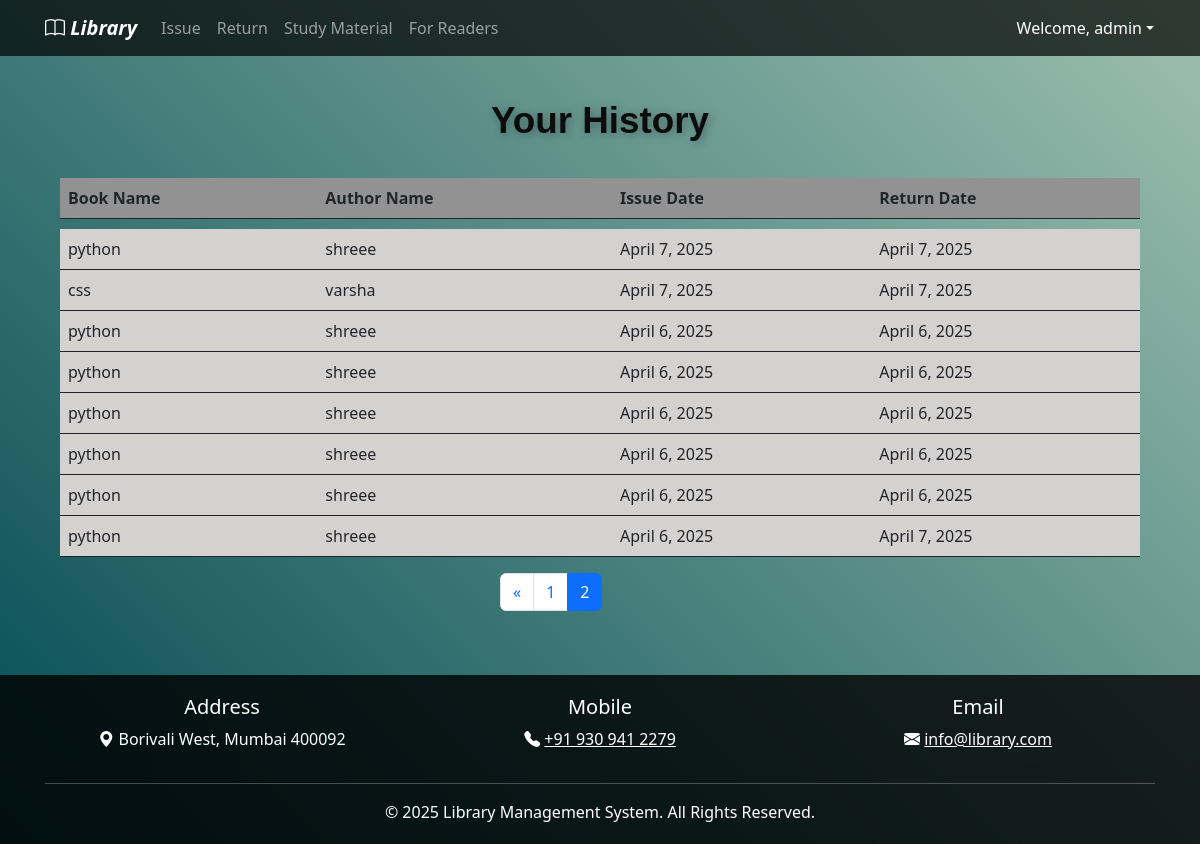
/history?page=2 (signed in), run on the app's committed database.
### elibrary_app/models.py (models this page shows, shortened)
class IssuedItem(models.Model):
    book = models.ForeignKey(Book, on_delete=models.CASCADE)
    user = models.ForeignKey(User, on_delete=models.CASCADE)
    issue_date = models.DateField(default=date.today)
    expected_return_date=models.DateField()
    return_date = models.DateField(blank=True, null=True)
    @property
    def book_name(self):
        return self.book.book_name

class Book(models.Model):
    book_name = models.CharField(max_length=150)
    author_name = models.CharField(max_length=200)
    quantity = models.IntegerField(default=1)
    subject = models.CharField(max_length=2000)
    book_add_time = models.DateTimeField(default=timezone.now)  # Changed to DateTimeField for both date and time
    book_add_date = models.DateField(default=date.today)
    class Meta:
        constraints = [
            models.UniqueConstraint(fields=["book_name", "author_name"], name="unique_book_author")  # Replaced unique_together with UniqueConstraint
        ]

### elibrary_app/views.py (the view)
# urls.py: path("history", views.history, name="history"),  # History page for issued book
@login_required(login_url=reverse_lazy("login"))
def history(request):
    my_items = IssuedItem.objects.filter(user_id=request.user).order_by("-issue_date")
    paginator = Paginator(my_items, 10)
    page_number = request.GET.get("page")
    page_obj = paginator.get_page(page_number)
    return render(request, "history.html", {"books": page_obj})

### elibrary_app/templates/history.html (shortened to what this page needs)
{% extends 'base.html' %}
{% load static %}
{% block content %}
<div class="container mt-4">
    <div class="col-md-12">
        <div class="library-title">
            <span class="word">Your</span>
            <span class="word">History</span>
        </div>
    </div>
</div>
<div class="container">
    <table class="table" style="border: none;">
        <thead class="thead-dark">
            <tr style="background-color: rgb(146, 146, 146);">
                <th scope="col">Book Name</th>
                <th scope="col">Author Name</th>
                <th scope="col">Issue Date</th>
                <th scope="col">Return Date</th>
            </tr>
        </thead>
        <tr style="height: 10px;"></tr>
        <tbody >
            {% for book in books %}
            <tr style="background-color: rgb(212, 209, 209);">
                <td>{{ book.book_name }}</td>
                <td>{{ book.book.author_name }}</td>
                <td>{{ book.issue_date }}</td>
                <td>{{ book.return_date }}</td>
            </tr>
            {% empty %}
            <tr>
                <td colspan="4">No history found.</td>
            </tr>
            {% endfor %}
        </tbody>
    </table>
</div>
<div class="mx-auto" style="width: 200px">
    <nav aria-label="...">
        <ul class="pagination ms-10">
            {% if books.has_previous %}
            <li class="page-item">
                <a class="page-link" href="?page={{ books.previous_page_number }}" tabindex="-1">&laquo;</a>
            </li>
            {% endif %}
            {% for i in books.paginator.page_range %}
            <li class="page-item {% if books.number == i %}active{% endif %}">
                <a class="page-link" href="?page={{ i }}">{{ i }}</a>
            </li>
            {% endfor %}
        </ul>
    </nav>
</div>
{% endblock %}

### elibrary_app/templates/base.html (shortened to what this page needs)
{% load static %}
<!DOCTYPE html>
<html lang="en">
<head>
   <link rel="stylesheet" type="text/css" href="{% static 'css/style.css' %}">
   <link href="https://cdn.jsdelivr.net/npm/bootstrap@5.2.3/dist/css/bootstrap.min.css" rel="stylesheet">
   <link rel="stylesheet" href="https://cdn.jsdelivr.net/npm/bootstrap-icons/font/bootstrap-icons.css">
</head>
<body>
   <nav class="navbar navbar-expand-lg navbar-dark">
       <div class="container">
           <a class="navbar-brand" href="{% url 'home' %}"><i class="bi bi-book"></i>&nbsp;<i>Library</i></a>
           <div class="collapse navbar-collapse" id="navbarNav">
               <ul class="navbar-nav me-auto">
                   {% if user.is_authenticated %}
                   <li class="nav-item"><a class="nav-link" href="{% url 'issue_item' %}">Issue</a></li>
                   <li class="nav-item"><a class="nav-link" href="{% url 'return_item' %}">Return</a></li>
                   <li class="nav-item"><a class="nav-link" href="{% url 'study_material_list' %}">Study Material</a></li>
                   <li class="nav-item"><a class="nav-link" href="{% url 'readers' %}">For Readers</a></li>
                   {% endif %}
               </ul>
               {% if user.is_authenticated %}
               <div class="dropdown nav-item" >
                <button class="btn  nav-link"  type="button" >
                    <a class="nav-link dropdown-toggle" href="#" role="button" data-bs-toggle="dropdown" style="color:var(--bs-navbar-brand-color)">Welcome, {{ request.user.username }}</a>
                    </button>
              </div>
            </div>
               {% endif %}
           </div>
   </nav>
   <div class="container py-5">
       {% block content %}{% endblock %}
   </div>
   <footer class="footer text-center text-white">
       <div class="container">
           <div class="row">
               <div class="col-md-4"><h5>Address</h5><p><i class="bi bi-geo-alt-fill"></i> Borivali West, Mumbai 400092</p></div>
               <div class="col-md-4 "><h5>Mobile</h5><p><i class="bi bi-telephone-fill"></i>
                <a href="tel: +91 930 941 2279"  class="text-white"> +91 930 941 2279</a></p></div>
               <div class="col-md-4"><h5>Email</h5><p><i class="bi bi-envelope-fill"></i>
            <a href="mailto:info@library.com" class="text-white">info@library.com</a>
            </p></div>
           </div>
           <hr class="bg-light">
           <p class="mb-0">&copy; 2025 Library Management System. All Rights Reserved.</p>
       </div>
   </footer>
</body>
</html>

### elibrary_app/static/css/style.css (style rules this page uses)
body { background: linear-gradient(45deg, #024b53,#9dc0af); background-repeat: no-repeat; background-attachment: fixed; color: white; }
.navbar { background: rgba(0, 0, 0, 0.7) !important; }
.navbar-brand { font-weight: bold; font-size: 1.5rem; }
.footer { background: rgba(0, 0, 0, 0.8); padding: 20px 0; }
.library-title { margin-top: -6%; text-align: center; color: rgb(12, 12, 12); padding: 30px; font-family: 'Poppins', sans-serif; transition: transform 0.3s ease-in-out; display: flex; justify-content: center; gap: 10px; }
.word { font-size: 2.3rem; font-weight: bold; text-shadow: 2px 2px 10px rgba(0, 0, 0, 0.3); opacity: 0; transform: translateY(20px); animation: wordFade 1s ease-in-out forwards; }
.word:nth-child(1) { animation-delay: 0.3s; }
.word:nth-child(2) { animation-delay: 0.6s; }
table { border-collapse: separate; border-spacing: 0 10px; }

### elibrary_app/templates/history.html (style rules this page uses)
table { border-collapse: collapse; border-spacing: 0; border-radius: 10px; width: 100%; border: 1px solid #ddd; }
th, td { text-align: left; padding: 16px; }
tr:nth-child(even) { background-color: #f2f2f2; }
tr:nth-child(odd) { background-color: #ffffff; }
.container { width: 100%; padding-right: 15px; padding-left: 15px; margin-right: auto; margin-left: auto; }

### data on the page
IssuedItem: book_name "python", book.author_name "shreee", issue_date "April 7, 2025", return_date "April 7, 2025"
IssuedItem: book_name "css", book.author_name "varsha", issue_date "April 7, 2025", return_date "April 7, 2025"
IssuedItem: book_name "python", book.author_name "shreee", issue_date "April 6, 2025", return_date "April 6, 2025"
IssuedItem: book_name "python", book.author_name "shreee", issue_date "April 6, 2025", return_date "April 6, 2025"
IssuedItem: book_name "python", book.author_name "shreee", issue_date "April 6, 2025", return_date "April 6, 2025"
IssuedItem: book_name "python", book.author_name "shreee", issue_date "April 6, 2025", return_date "April 6, 2025"
IssuedItem: book_name "python", book.author_name "shreee", issue_date "April 6, 2025", return_date "April 6, 2025"
IssuedItem: book_name "python", book.author_name "shreee", issue_date "April 6, 2025", return_date "April 7, 2025"

### other printed values
{{ request.user.username }} "admin"
{{ i }} "1" "2"
